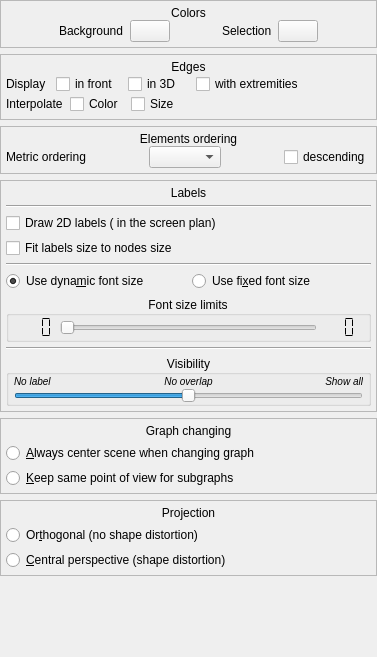
<?xml version="1.0" encoding="UTF-8"?>
<ui version="4.0">
 <class>SceneConfigWidget</class>
 <widget class="QWidget" name="SceneConfigWidget">
  <property name="geometry">
   <rect>
    <x>0</x>
    <y>0</y>
    <width>377</width>
    <height>657</height>
   </rect>
  </property>
  <property name="sizePolicy">
   <sizepolicy hsizetype="Preferred" vsizetype="Preferred">
    <horstretch>0</horstretch>
    <verstretch>0</verstretch>
   </sizepolicy>
  </property>
  <property name="windowTitle">
   <string>Scene</string>
  </property>
  <layout class="QVBoxLayout" name="verticalLayout">
   <property name="spacing">
    <number>2</number>
   </property>
   <property name="leftMargin">
    <number>0</number>
   </property>
   <property name="topMargin">
    <number>0</number>
   </property>
   <property name="rightMargin">
    <number>0</number>
   </property>
   <property name="bottomMargin">
    <number>0</number>
   </property>
   <item>
    <widget class="QScrollArea" name="scrollArea">
     <property name="sizePolicy">
      <sizepolicy hsizetype="Preferred" vsizetype="Preferred">
       <horstretch>0</horstretch>
       <verstretch>0</verstretch>
      </sizepolicy>
     </property>
     <property name="frameShape">
      <enum>QFrame::NoFrame</enum>
     </property>
     <property name="horizontalScrollBarPolicy">
      <enum>Qt::ScrollBarAlwaysOff</enum>
     </property>
     <property name="widgetResizable">
      <bool>true</bool>
     </property>
     <widget class="QWidget" name="scrollAreaWidgetContents">
      <property name="geometry">
       <rect>
        <x>0</x>
        <y>0</y>
        <width>356</width>
        <height>690</height>
       </rect>
      </property>
      <property name="sizePolicy">
       <sizepolicy hsizetype="Preferred" vsizetype="Fixed">
        <horstretch>0</horstretch>
        <verstretch>0</verstretch>
       </sizepolicy>
      </property>
      <layout class="QVBoxLayout" name="verticalLayout_2">
       <property name="leftMargin">
        <number>0</number>
       </property>
       <property name="topMargin">
        <number>0</number>
       </property>
       <property name="rightMargin">
        <number>0</number>
       </property>
       <property name="bottomMargin">
        <number>0</number>
       </property>
       <item>
        <widget class="QFrame" name="colorsFrame">
         <property name="sizePolicy">
          <sizepolicy hsizetype="Preferred" vsizetype="Fixed">
           <horstretch>0</horstretch>
           <verstretch>0</verstretch>
          </sizepolicy>
         </property>
         <property name="frameShape">
          <enum>QFrame::StyledPanel</enum>
         </property>
         <property name="frameShadow">
          <enum>QFrame::Raised</enum>
         </property>
         <layout class="QVBoxLayout" name="verticalLayout_8">
          <property name="spacing">
           <number>0</number>
          </property>
          <property name="leftMargin">
           <number>5</number>
          </property>
          <property name="topMargin">
           <number>5</number>
          </property>
          <property name="rightMargin">
           <number>5</number>
          </property>
          <property name="bottomMargin">
           <number>5</number>
          </property>
          <item>
           <widget class="QLabel" name="label">
            <property name="sizePolicy">
             <sizepolicy hsizetype="Preferred" vsizetype="Preferred">
              <horstretch>0</horstretch>
              <verstretch>0</verstretch>
             </sizepolicy>
            </property>
            <property name="minimumSize">
             <size>
              <width>80</width>
              <height>0</height>
             </size>
            </property>
            <property name="text">
             <string>Colors</string>
            </property>
            <property name="alignment">
             <set>Qt::AlignHCenter|Qt::AlignTop</set>
            </property>
           </widget>
          </item>
          <item>
           <layout class="QVBoxLayout" name="verticalLayout_5">
            <property name="spacing">
             <number>0</number>
            </property>
            <item>
             <layout class="QHBoxLayout" name="horizontalLayout_7">
              <item>
               <spacer name="horizontalSpacer_3">
                <property name="orientation">
                 <enum>Qt::Horizontal</enum>
                </property>
                <property name="sizeHint" stdset="0">
                 <size>
                  <width>40</width>
                  <height>20</height>
                 </size>
                </property>
               </spacer>
              </item>
              <item>
               <widget class="QLabel" name="backgroundColorLabel">
                <property name="text">
                 <string>Background  </string>
                </property>
               </widget>
              </item>
              <item>
               <widget class="tlp::ColorButton" name="backgroundColorButton">
                <property name="sizePolicy">
                 <sizepolicy hsizetype="Minimum" vsizetype="Preferred">
                  <horstretch>0</horstretch>
                  <verstretch>0</verstretch>
                 </sizepolicy>
                </property>
                <property name="minimumSize">
                 <size>
                  <width>20</width>
                  <height>0</height>
                 </size>
                </property>
                <property name="text">
                 <string/>
                </property>
               </widget>
              </item>
              <item>
               <spacer name="horizontalSpacer_2">
                <property name="orientation">
                 <enum>Qt::Horizontal</enum>
                </property>
                <property name="sizeHint" stdset="0">
                 <size>
                  <width>40</width>
                  <height>20</height>
                 </size>
                </property>
               </spacer>
              </item>
              <item>
               <widget class="QLabel" name="selectionColorLabel">
                <property name="text">
                 <string>Selection  </string>
                </property>
               </widget>
              </item>
              <item>
               <widget class="tlp::ColorButton" name="selectionColorButton">
                <property name="sizePolicy">
                 <sizepolicy hsizetype="Minimum" vsizetype="Preferred">
                  <horstretch>0</horstretch>
                  <verstretch>0</verstretch>
                 </sizepolicy>
                </property>
                <property name="minimumSize">
                 <size>
                  <width>20</width>
                  <height>0</height>
                 </size>
                </property>
                <property name="text">
                 <string/>
                </property>
               </widget>
              </item>
              <item>
               <spacer name="horizontalSpacer_4">
                <property name="orientation">
                 <enum>Qt::Horizontal</enum>
                </property>
                <property name="sizeHint" stdset="0">
                 <size>
                  <width>40</width>
                  <height>20</height>
                 </size>
                </property>
               </spacer>
              </item>
             </layout>
            </item>
           </layout>
          </item>
         </layout>
        </widget>
       </item>
       <item>
        <widget class="QFrame" name="edgesFrame">
         <property name="sizePolicy">
          <sizepolicy hsizetype="Preferred" vsizetype="Fixed">
           <horstretch>0</horstretch>
           <verstretch>0</verstretch>
          </sizepolicy>
         </property>
         <property name="frameShape">
          <enum>QFrame::StyledPanel</enum>
         </property>
         <property name="frameShadow">
          <enum>QFrame::Raised</enum>
         </property>
         <layout class="QVBoxLayout" name="verticalLayout_7">
          <property name="spacing">
           <number>0</number>
          </property>
          <property name="leftMargin">
           <number>5</number>
          </property>
          <property name="topMargin">
           <number>5</number>
          </property>
          <property name="rightMargin">
           <number>5</number>
          </property>
          <property name="bottomMargin">
           <number>5</number>
          </property>
          <item>
           <layout class="QVBoxLayout" name="edgesFrameContents">
            <property name="spacing">
             <number>0</number>
            </property>
            <property name="rightMargin">
             <number>0</number>
            </property>
            <item>
             <widget class="QLabel" name="edgesFrameTitle">
              <property name="minimumSize">
               <size>
                <width>80</width>
                <height>0</height>
               </size>
              </property>
              <property name="text">
               <string>Edges</string>
              </property>
              <property name="alignment">
               <set>Qt::AlignHCenter|Qt::AlignTop</set>
              </property>
             </widget>
            </item>
            <item>
             <layout class="QHBoxLayout" name="edgeDisplayLayout">
              <property name="spacing">
               <number>0</number>
              </property>
              <property name="leftMargin">
               <number>0</number>
              </property>
              <item>
               <widget class="QLabel" name="label_5">
                <property name="text">
                 <string>Display   </string>
                </property>
               </widget>
              </item>
              <item>
               <widget class="QCheckBox" name="edgesFrontCheck">
                <property name="toolTip">
                 <string>&lt;p&gt;If checked, the edges are displayed in front of the nodes, in order to improve the long-distance edges display.&lt;/p&gt;</string>
                </property>
                <property name="text">
                 <string>in front   </string>
                </property>
               </widget>
              </item>
              <item>
               <widget class="QCheckBox" name="edges3DCheck">
                <property name="sizePolicy">
                 <sizepolicy hsizetype="Expanding" vsizetype="Fixed">
                  <horstretch>0</horstretch>
                  <verstretch>0</verstretch>
                 </sizepolicy>
                </property>
                <property name="toolTip">
                 <string>if checked, edges are drawn as tubes</string>
                </property>
                <property name="text">
                 <string>in 3D  </string>
                </property>
               </widget>
              </item>
              <item>
               <widget class="QCheckBox" name="edgesArrowCheck">
                <property name="toolTip">
                 <string>enable/disable the display of the edges extremities (usually an arrow)</string>
                </property>
                <property name="text">
                 <string>with extremities</string>
                </property>
               </widget>
              </item>
              <item>
               <spacer name="horizontalSpacer_6">
                <property name="orientation">
                 <enum>Qt::Horizontal</enum>
                </property>
                <property name="sizeHint" stdset="0">
                 <size>
                  <width>40</width>
                  <height>20</height>
                 </size>
                </property>
               </spacer>
              </item>
             </layout>
            </item>
            <item>
             <layout class="QHBoxLayout" name="edgeInterpolateLayout">
              <item>
               <widget class="QLabel" name="label_4">
                <property name="text">
                 <string>Interpolate  </string>
                </property>
               </widget>
              </item>
              <item>
               <widget class="QCheckBox" name="edgesColorInterpolationCheck">
                <property name="toolTip">
                 <string>&lt;p&gt;if checked, the color along the edges is interpolated using the colors of the linked nodes&lt;/p&gt;</string>
                </property>
                <property name="text">
                 <string>Color  </string>
                </property>
               </widget>
              </item>
              <item>
               <widget class="QCheckBox" name="edgesSizeInterpolationCheck">
                <property name="toolTip">
                 <string>&lt;p&gt;if checked, the size along the edges is interpolated using the sizes of the linked nodes&lt;/p&gt;</string>
                </property>
                <property name="text">
                 <string>Size</string>
                </property>
               </widget>
              </item>
              <item>
               <spacer name="horizontalSpacer_5">
                <property name="orientation">
                 <enum>Qt::Horizontal</enum>
                </property>
                <property name="sizeHint" stdset="0">
                 <size>
                  <width>40</width>
                  <height>20</height>
                 </size>
                </property>
               </spacer>
              </item>
             </layout>
            </item>
           </layout>
          </item>
         </layout>
        </widget>
       </item>
       <item>
        <widget class="QFrame" name="frame">
         <property name="frameShape">
          <enum>QFrame::StyledPanel</enum>
         </property>
         <property name="frameShadow">
          <enum>QFrame::Raised</enum>
         </property>
         <layout class="QVBoxLayout" name="verticalLayout_10">
          <property name="spacing">
           <number>0</number>
          </property>
          <property name="leftMargin">
           <number>5</number>
          </property>
          <property name="topMargin">
           <number>5</number>
          </property>
          <property name="rightMargin">
           <number>5</number>
          </property>
          <property name="bottomMargin">
           <number>5</number>
          </property>
          <item>
           <widget class="QLabel" name="label_3">
            <property name="text">
             <string>Elements ordering</string>
            </property>
            <property name="alignment">
             <set>Qt::AlignHCenter|Qt::AlignTop</set>
            </property>
           </widget>
          </item>
          <item>
           <layout class="QHBoxLayout" name="horizontalLayout_2">
            <item>
             <widget class="QLabel" name="label_2">
              <property name="sizePolicy">
               <sizepolicy hsizetype="Minimum" vsizetype="Preferred">
                <horstretch>0</horstretch>
                <verstretch>0</verstretch>
               </sizepolicy>
              </property>
              <property name="toolTip">
               <string>manage the display of the graph nodes/edges by ordering them according to a metric</string>
              </property>
              <property name="text">
               <string>Metric ordering</string>
              </property>
             </widget>
            </item>
            <item>
             <spacer name="horizontalSpacer_7">
              <property name="orientation">
               <enum>Qt::Horizontal</enum>
              </property>
              <property name="sizeHint" stdset="0">
               <size>
                <width>40</width>
                <height>20</height>
               </size>
              </property>
             </spacer>
            </item>
            <item>
             <widget class="QComboBox" name="labelsOrderingCombo">
              <property name="sizePolicy">
               <sizepolicy hsizetype="Preferred" vsizetype="Fixed">
                <horstretch>0</horstretch>
                <verstretch>0</verstretch>
               </sizepolicy>
              </property>
              <property name="toolTip">
               <string>manage the display of the graph nodes/edges by ordering them according to a metric</string>
              </property>
             </widget>
            </item>
            <item>
             <spacer name="horizontalSpacer">
              <property name="orientation">
               <enum>Qt::Horizontal</enum>
              </property>
              <property name="sizeHint" stdset="0">
               <size>
                <width>40</width>
                <height>20</height>
               </size>
              </property>
             </spacer>
            </item>
            <item>
             <widget class="QCheckBox" name="descendingCB">
              <property name="text">
               <string>descending</string>
              </property>
             </widget>
            </item>
           </layout>
          </item>
         </layout>
        </widget>
       </item>
       <item>
        <widget class="QFrame" name="labelsFrame">
         <property name="frameShape">
          <enum>QFrame::StyledPanel</enum>
         </property>
         <property name="frameShadow">
          <enum>QFrame::Raised</enum>
         </property>
         <layout class="QVBoxLayout" name="verticalLayout_6">
          <property name="spacing">
           <number>5</number>
          </property>
          <property name="leftMargin">
           <number>5</number>
          </property>
          <property name="topMargin">
           <number>5</number>
          </property>
          <property name="rightMargin">
           <number>5</number>
          </property>
          <property name="bottomMargin">
           <number>5</number>
          </property>
          <item>
           <widget class="QLabel" name="labelsFrameTitle">
            <property name="minimumSize">
             <size>
              <width>80</width>
              <height>0</height>
             </size>
            </property>
            <property name="text">
             <string>Labels</string>
            </property>
            <property name="alignment">
             <set>Qt::AlignHCenter|Qt::AlignTop</set>
            </property>
           </widget>
          </item>
          <item>
           <widget class="Line" name="line">
            <property name="orientation">
             <enum>Qt::Horizontal</enum>
            </property>
           </widget>
          </item>
          <item>
           <widget class="QCheckBox" name="labelsBillboardedCheck">
            <property name="toolTip">
             <string>&lt;p&gt;If checked, the labels are always drawn horizontally in the screen plan&lt;/p&gt;</string>
            </property>
            <property name="text">
             <string>Draw 2D labels ( in the screen plan)</string>
            </property>
           </widget>
          </item>
          <item>
           <widget class="QCheckBox" name="labelsFitCheck">
            <property name="toolTip">
             <string>&lt;p&gt;if checked, node labels  are always displayed into the associated  node&lt;/p&gt;</string>
            </property>
            <property name="text">
             <string>Fit labels size to nodes size</string>
            </property>
           </widget>
          </item>
          <item>
           <widget class="Line" name="line_2">
            <property name="orientation">
             <enum>Qt::Horizontal</enum>
            </property>
           </widget>
          </item>
          <item>
           <widget class="QFrame" name="frame_2">
            <property name="frameShape">
             <enum>QFrame::NoFrame</enum>
            </property>
            <property name="frameShadow">
             <enum>QFrame::Raised</enum>
            </property>
            <property name="lineWidth">
             <number>0</number>
            </property>
            <layout class="QHBoxLayout" name="horizontalLayout_6">
             <property name="leftMargin">
              <number>0</number>
             </property>
             <property name="topMargin">
              <number>0</number>
             </property>
             <property name="rightMargin">
              <number>0</number>
             </property>
             <property name="bottomMargin">
              <number>0</number>
             </property>
             <item>
              <widget class="QRadioButton" name="dynamicFontSizeRB">
               <property name="text">
                <string>Use dyna&amp;mic font size</string>
               </property>
               <property name="checked">
                <bool>true</bool>
               </property>
              </widget>
             </item>
             <item>
              <widget class="QRadioButton" name="fixedFontSizeRB">
               <property name="text">
                <string>Use fi&amp;xed font size</string>
               </property>
              </widget>
             </item>
            </layout>
           </widget>
          </item>
          <item>
           <widget class="QGroupBox" name="sizeLimitsGB">
            <property name="title">
             <string>Font size limits</string>
            </property>
            <property name="alignment">
             <set>Qt::AlignCenter</set>
            </property>
            <layout class="QHBoxLayout" name="horizontalLayout">
             <property name="spacing">
              <number>0</number>
             </property>
             <property name="leftMargin">
              <number>5</number>
             </property>
             <property name="topMargin">
              <number>0</number>
             </property>
             <property name="rightMargin">
              <number>5</number>
             </property>
             <property name="bottomMargin">
              <number>0</number>
             </property>
             <item>
              <widget class="QLCDNumber" name="labelsMinSize">
               <property name="sizePolicy">
                <sizepolicy hsizetype="Fixed" vsizetype="Fixed">
                 <horstretch>0</horstretch>
                 <verstretch>0</verstretch>
                </sizepolicy>
               </property>
               <property name="frameShape">
                <enum>QFrame::NoFrame</enum>
               </property>
               <property name="digitCount">
                <number>3</number>
               </property>
               <property name="segmentStyle">
                <enum>QLCDNumber::Flat</enum>
               </property>
              </widget>
             </item>
             <item>
              <widget class="tlp::RangeSlider" name="labelSizesRangeSlider">
               <property name="sizePolicy">
                <sizepolicy hsizetype="Expanding" vsizetype="Fixed">
                 <horstretch>0</horstretch>
                 <verstretch>0</verstretch>
                </sizepolicy>
               </property>
               <property name="toolTip">
                <string>give the allowed range of values for the dynamic font size</string>
               </property>
               <property name="minimum">
                <number>0</number>
               </property>
               <property name="maximum">
                <number>200</number>
               </property>
               <property name="orientation">
                <enum>Qt::Horizontal</enum>
               </property>
              </widget>
             </item>
             <item>
              <widget class="QLCDNumber" name="labelsMaxSize">
               <property name="sizePolicy">
                <sizepolicy hsizetype="Fixed" vsizetype="Fixed">
                 <horstretch>0</horstretch>
                 <verstretch>0</verstretch>
                </sizepolicy>
               </property>
               <property name="frameShape">
                <enum>QFrame::NoFrame</enum>
               </property>
               <property name="lineWidth">
                <number>0</number>
               </property>
               <property name="digitCount">
                <number>3</number>
               </property>
               <property name="segmentStyle">
                <enum>QLCDNumber::Flat</enum>
               </property>
              </widget>
             </item>
            </layout>
           </widget>
          </item>
          <item>
           <widget class="Line" name="line_3">
            <property name="orientation">
             <enum>Qt::Horizontal</enum>
            </property>
           </widget>
          </item>
          <item>
           <widget class="QGroupBox" name="groupBox_2">
            <property name="title">
             <string>Visibility</string>
            </property>
            <property name="alignment">
             <set>Qt::AlignCenter</set>
            </property>
            <layout class="QGridLayout" name="gridLayout">
             <property name="leftMargin">
              <number>5</number>
             </property>
             <property name="topMargin">
              <number>0</number>
             </property>
             <property name="rightMargin">
              <number>5</number>
             </property>
             <property name="bottomMargin">
              <number>0</number>
             </property>
             <property name="spacing">
              <number>0</number>
             </property>
             <item row="0" column="0">
              <widget class="QLabel" name="labelsDisabledLabel">
               <property name="cursor">
                <cursorShape>PointingHandCursor</cursorShape>
               </property>
               <property name="text">
                <string>&lt;font size=&quot;2&quot;&gt;&lt;i&gt;No label&lt;/i&gt;&lt;/font&gt;</string>
               </property>
              </widget>
             </item>
             <item row="0" column="1">
              <widget class="QLabel" name="labelsNoOverlapLabel">
               <property name="cursor">
                <cursorShape>PointingHandCursor</cursorShape>
               </property>
               <property name="text">
                <string>&lt;font size=&quot;2&quot;&gt;&lt;i&gt;No overlap&lt;/i&gt;&lt;/font&gt;</string>
               </property>
               <property name="alignment">
                <set>Qt::AlignCenter</set>
               </property>
              </widget>
             </item>
             <item row="0" column="2">
              <widget class="QLabel" name="labelsShowAllLabel">
               <property name="cursor">
                <cursorShape>PointingHandCursor</cursorShape>
               </property>
               <property name="text">
                <string>&lt;font size=&quot;2&quot;&gt;&lt;i&gt;Show all&lt;/i&gt;&lt;/font&gt;</string>
               </property>
               <property name="alignment">
                <set>Qt::AlignRight|Qt::AlignTrailing|Qt::AlignVCenter</set>
               </property>
              </widget>
             </item>
             <item row="1" column="0" colspan="3">
              <widget class="QSlider" name="labelsDensitySlider">
               <property name="sizePolicy">
                <sizepolicy hsizetype="Expanding" vsizetype="Fixed">
                 <horstretch>0</horstretch>
                 <verstretch>0</verstretch>
                </sizepolicy>
               </property>
               <property name="toolTip">
                <string>specify the quantity of labels to be displayed</string>
               </property>
               <property name="minimum">
                <number>-100</number>
               </property>
               <property name="maximum">
                <number>100</number>
               </property>
               <property name="orientation">
                <enum>Qt::Horizontal</enum>
               </property>
               <property name="tickPosition">
                <enum>QSlider::NoTicks</enum>
               </property>
               <property name="tickInterval">
                <number>100</number>
               </property>
              </widget>
             </item>
            </layout>
            <zorder>labelsDensitySlider</zorder>
            <zorder>labelsDisabledLabel</zorder>
            <zorder>labelsShowAllLabel</zorder>
            <zorder>labelsNoOverlapLabel</zorder>
           </widget>
          </item>
         </layout>
        </widget>
       </item>
       <item>
        <widget class="QFrame" name="changeGraphFrame">
         <property name="sizePolicy">
          <sizepolicy hsizetype="Preferred" vsizetype="Fixed">
           <horstretch>0</horstretch>
           <verstretch>0</verstretch>
          </sizepolicy>
         </property>
         <property name="frameShape">
          <enum>QFrame::StyledPanel</enum>
         </property>
         <property name="frameShadow">
          <enum>QFrame::Raised</enum>
         </property>
         <layout class="QVBoxLayout" name="verticalLayout_1">
          <property name="spacing">
           <number>0</number>
          </property>
          <property name="leftMargin">
           <number>5</number>
          </property>
          <property name="topMargin">
           <number>5</number>
          </property>
          <property name="rightMargin">
           <number>5</number>
          </property>
          <property name="bottomMargin">
           <number>5</number>
          </property>
          <item>
           <layout class="QVBoxLayout" name="changeGraphFrameContents">
            <property name="spacing">
             <number>5</number>
            </property>
            <item>
             <widget class="QLabel" name="changeGraphFrameTitle">
              <property name="minimumSize">
               <size>
                <width>80</width>
                <height>0</height>
               </size>
              </property>
              <property name="text">
               <string>Graph changing</string>
              </property>
              <property name="alignment">
               <set>Qt::AlignHCenter|Qt::AlignTop</set>
              </property>
             </widget>
            </item>
            <item>
             <widget class="QRadioButton" name="centerSceneRadioButton">
              <property name="toolTip">
               <string>The point of view of the scene will be always updated
to draw the graph in the center of the panel.</string>
              </property>
              <property name="text">
               <string>&amp;Always center scene when changing graph</string>
              </property>
             </widget>
            </item>
            <item>
             <widget class="QRadioButton" name="keepSceneRadioButton">
              <property name="toolTip">
               <string>If the graph to display belongs to the same hierarchy
of the previously displayed graph, the point of view
of the scene remains unchanged.</string>
              </property>
              <property name="text">
               <string>&amp;Keep same point of view for subgraphs</string>
              </property>
             </widget>
            </item>
           </layout>
          </item>
         </layout>
        </widget>
       </item>
       <item>
        <widget class="QFrame" name="projectionFrame">
         <property name="sizePolicy">
          <sizepolicy hsizetype="Preferred" vsizetype="Fixed">
           <horstretch>0</horstretch>
           <verstretch>0</verstretch>
          </sizepolicy>
         </property>
         <property name="frameShape">
          <enum>QFrame::StyledPanel</enum>
         </property>
         <property name="frameShadow">
          <enum>QFrame::Raised</enum>
         </property>
         <layout class="QVBoxLayout" name="verticalLayout_9">
          <property name="spacing">
           <number>0</number>
          </property>
          <property name="leftMargin">
           <number>5</number>
          </property>
          <property name="topMargin">
           <number>5</number>
          </property>
          <property name="rightMargin">
           <number>5</number>
          </property>
          <property name="bottomMargin">
           <number>5</number>
          </property>
          <item>
           <layout class="QVBoxLayout" name="projectionFrameContents">
            <property name="spacing">
             <number>5</number>
            </property>
            <item>
             <widget class="QLabel" name="projectionFrameTitle">
              <property name="minimumSize">
               <size>
                <width>80</width>
                <height>0</height>
               </size>
              </property>
              <property name="text">
               <string>Projection</string>
              </property>
              <property name="alignment">
               <set>Qt::AlignHCenter|Qt::AlignTop</set>
              </property>
             </widget>
            </item>
            <item>
             <widget class="QRadioButton" name="orthoRadioButton">
              <property name="toolTip">
               <string>Parallel lines are preserved.</string>
              </property>
              <property name="text">
               <string>Or&amp;thogonal (no shape distortion)</string>
              </property>
             </widget>
            </item>
            <item>
             <widget class="QRadioButton" name="centralRadioButton">
              <property name="toolTip">
               <string>&lt;p&gt;As in the human view perception,&lt;br/&gt;parallel lines are not necessarily represented as parallel&lt;br/&gt;and closer the nodes are, the bigger they are represented.&lt;/p&gt;</string>
              </property>
              <property name="text">
               <string>&amp;Central perspective (shape distortion)</string>
              </property>
             </widget>
            </item>
           </layout>
          </item>
         </layout>
        </widget>
       </item>
      </layout>
     </widget>
    </widget>
   </item>
  </layout>
 </widget>
 <customwidgets>
  <customwidget>
   <class>tlp::RangeSlider</class>
   <extends>QSlider</extends>
   <header location="global">talipot/RangeSlider.h</header>
   <slots>
    <signal>lowerValueChanged(int)</signal>
    <signal>upperValueChanged(int)</signal>
   </slots>
  </customwidget>
  <customwidget>
   <class>tlp::ColorButton</class>
   <extends>QPushButton</extends>
   <header location="global">talipot/ColorButton.h</header>
   <slots>
    <signal>colorChanged(QColor)</signal>
   </slots>
  </customwidget>
 </customwidgets>
 <resources/>
 <connections>
  <connection>
   <sender>edges3DCheck</sender>
   <signal>stateChanged(int)</signal>
   <receiver>SceneConfigWidget</receiver>
   <slot>applySettings()</slot>
   <hints>
    <hint type="sourcelabel">
     <x>241</x>
     <y>343</y>
    </hint>
    <hint type="destinationlabel">
     <x>212</x>
     <y>279</y>
    </hint>
   </hints>
  </connection>
  <connection>
   <sender>edgesArrowCheck</sender>
   <signal>stateChanged(int)</signal>
   <receiver>SceneConfigWidget</receiver>
   <slot>applySettings()</slot>
   <hints>
    <hint type="sourcelabel">
     <x>241</x>
     <y>374</y>
    </hint>
    <hint type="destinationlabel">
     <x>212</x>
     <y>279</y>
    </hint>
   </hints>
  </connection>
  <connection>
   <sender>edgesColorInterpolationCheck</sender>
   <signal>stateChanged(int)</signal>
   <receiver>SceneConfigWidget</receiver>
   <slot>applySettings()</slot>
   <hints>
    <hint type="sourcelabel">
     <x>241</x>
     <y>405</y>
    </hint>
    <hint type="destinationlabel">
     <x>212</x>
     <y>279</y>
    </hint>
   </hints>
  </connection>
  <connection>
   <sender>edgesSizeInterpolationCheck</sender>
   <signal>stateChanged(int)</signal>
   <receiver>SceneConfigWidget</receiver>
   <slot>applySettings()</slot>
   <hints>
    <hint type="sourcelabel">
     <x>241</x>
     <y>436</y>
    </hint>
    <hint type="destinationlabel">
     <x>212</x>
     <y>279</y>
    </hint>
   </hints>
  </connection>
  <connection>
   <sender>backgroundColorButton</sender>
   <signal>colorChanged(QColor)</signal>
   <receiver>SceneConfigWidget</receiver>
   <slot>applySettings()</slot>
   <hints>
    <hint type="sourcelabel">
     <x>309</x>
     <y>653</y>
    </hint>
    <hint type="destinationlabel">
     <x>206</x>
     <y>341</y>
    </hint>
   </hints>
  </connection>
  <connection>
   <sender>selectionColorButton</sender>
   <signal>colorChanged(QColor)</signal>
   <receiver>SceneConfigWidget</receiver>
   <slot>applySettings()</slot>
   <hints>
    <hint type="sourcelabel">
     <x>309</x>
     <y>621</y>
    </hint>
    <hint type="destinationlabel">
     <x>206</x>
     <y>341</y>
    </hint>
   </hints>
  </connection>
  <connection>
   <sender>labelsFitCheck</sender>
   <signal>stateChanged(int)</signal>
   <receiver>SceneConfigWidget</receiver>
   <slot>applySettings()</slot>
   <hints>
    <hint type="sourcelabel">
     <x>171</x>
     <y>128</y>
    </hint>
    <hint type="destinationlabel">
     <x>189</x>
     <y>204</y>
    </hint>
   </hints>
  </connection>
  <connection>
   <sender>labelsOrderingCombo</sender>
   <signal>currentIndexChanged(int)</signal>
   <receiver>SceneConfigWidget</receiver>
   <slot>applySettings()</slot>
   <hints>
    <hint type="sourcelabel">
     <x>158</x>
     <y>100</y>
    </hint>
    <hint type="destinationlabel">
     <x>189</x>
     <y>204</y>
    </hint>
   </hints>
  </connection>
  <connection>
   <sender>orthoRadioButton</sender>
   <signal>clicked()</signal>
   <receiver>SceneConfigWidget</receiver>
   <slot>applySettings()</slot>
   <hints>
    <hint type="sourcelabel">
     <x>173</x>
     <y>344</y>
    </hint>
    <hint type="destinationlabel">
     <x>189</x>
     <y>204</y>
    </hint>
   </hints>
  </connection>
  <connection>
   <sender>centralRadioButton</sender>
   <signal>clicked()</signal>
   <receiver>SceneConfigWidget</receiver>
   <slot>applySettings()</slot>
   <hints>
    <hint type="sourcelabel">
     <x>173</x>
     <y>376</y>
    </hint>
    <hint type="destinationlabel">
     <x>189</x>
     <y>204</y>
    </hint>
   </hints>
  </connection>
  <connection>
   <sender>fixedFontSizeRB</sender>
   <signal>toggled(bool)</signal>
   <receiver>SceneConfigWidget</receiver>
   <slot>applySettings()</slot>
   <hints>
    <hint type="sourcelabel">
     <x>171</x>
     <y>274</y>
    </hint>
    <hint type="destinationlabel">
     <x>188</x>
     <y>356</y>
    </hint>
   </hints>
  </connection>
  <connection>
   <sender>descendingCB</sender>
   <signal>stateChanged(int)</signal>
   <receiver>SceneConfigWidget</receiver>
   <slot>applySettings()</slot>
   <hints>
    <hint type="sourcelabel">
     <x>272</x>
     <y>559</y>
    </hint>
    <hint type="destinationlabel">
     <x>187</x>
     <y>355</y>
    </hint>
   </hints>
  </connection>
  <connection>
   <sender>labelSizesRangeSlider</sender>
   <signal>lowerValueChanged(int)</signal>
   <receiver>labelsMinSize</receiver>
   <slot>display(int)</slot>
   <hints>
    <hint type="sourcelabel">
     <x>179</x>
     <y>346</y>
    </hint>
    <hint type="destinationlabel">
     <x>55</x>
     <y>346</y>
    </hint>
   </hints>
  </connection>
  <connection>
   <sender>labelSizesRangeSlider</sender>
   <signal>upperValueChanged(int)</signal>
   <receiver>labelsMaxSize</receiver>
   <slot>display(int)</slot>
   <hints>
    <hint type="sourcelabel">
     <x>179</x>
     <y>346</y>
    </hint>
    <hint type="destinationlabel">
     <x>302</x>
     <y>346</y>
    </hint>
   </hints>
  </connection>
  <connection>
   <sender>labelsFitCheck</sender>
   <signal>toggled(bool)</signal>
   <receiver>sizeLimitsGB</receiver>
   <slot>setDisabled(bool)</slot>
   <hints>
    <hint type="sourcelabel">
     <x>176</x>
     <y>331</y>
    </hint>
    <hint type="destinationlabel">
     <x>176</x>
     <y>391</y>
    </hint>
   </hints>
  </connection>
  <connection>
   <sender>labelsFitCheck</sender>
   <signal>toggled(bool)</signal>
   <receiver>frame_2</receiver>
   <slot>setDisabled(bool)</slot>
   <hints>
    <hint type="sourcelabel">
     <x>176</x>
     <y>331</y>
    </hint>
    <hint type="destinationlabel">
     <x>176</x>
     <y>356</y>
    </hint>
   </hints>
  </connection>
  <connection>
   <sender>edgesFrontCheck</sender>
   <signal>stateChanged(int)</signal>
   <receiver>SceneConfigWidget</receiver>
   <slot>applySettings()</slot>
   <hints>
    <hint type="sourcelabel">
     <x>176</x>
     <y>121</y>
    </hint>
    <hint type="destinationlabel">
     <x>184</x>
     <y>335</y>
    </hint>
   </hints>
  </connection>
 </connections>
 <slots>
  <slot>settingsChanged()</slot>
  <slot>applySettings()</slot>
 </slots>
</ui>
